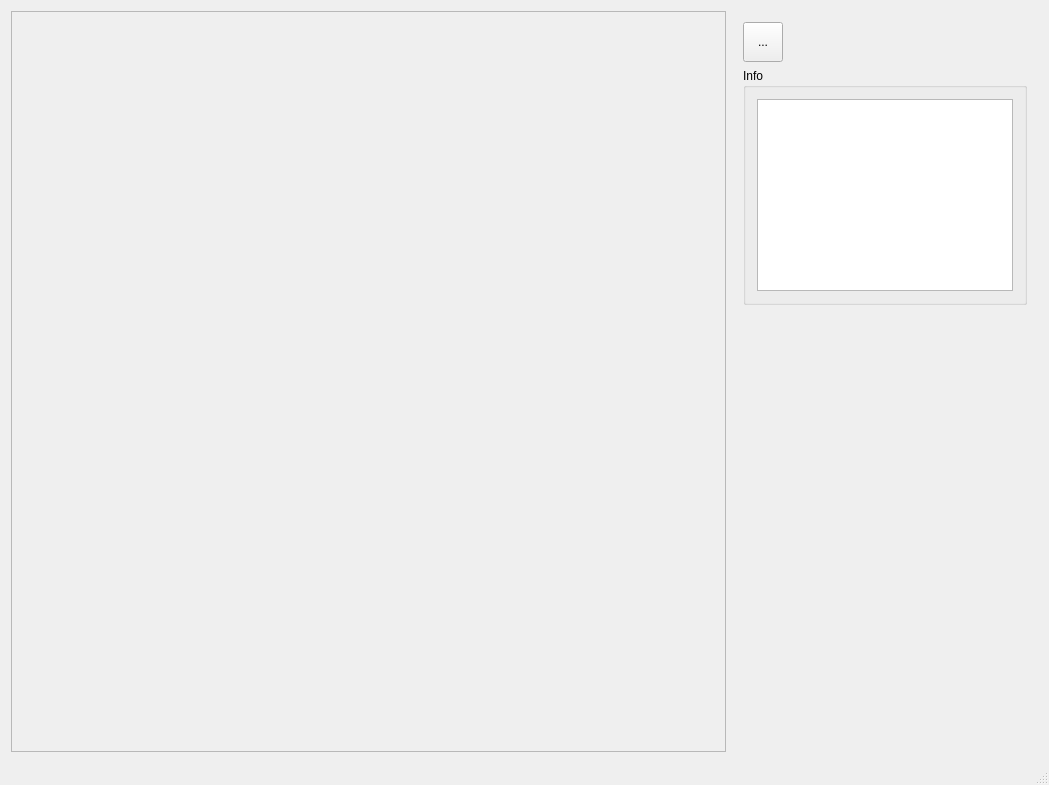
<?xml version="1.0" encoding="UTF-8"?>
<ui version="4.0">
 <class>MainWindow</class>
 <widget class="QMainWindow" name="MainWindow">
  <property name="geometry">
   <rect>
    <x>0</x>
    <y>0</y>
    <width>1049</width>
    <height>785</height>
   </rect>
  </property>
  <property name="windowTitle">
   <string>MainWindow</string>
  </property>
  <widget class="QWidget" name="centralWidget">
   <layout class="QHBoxLayout" name="horizontalLayout">
    <item>
     <widget class="QScrollArea" name="scrollArea">
      <property name="widgetResizable">
       <bool>true</bool>
      </property>
      <widget class="QWidget" name="scrollAreaWidgetContents_3">
       <property name="geometry">
        <rect>
         <x>0</x>
         <y>0</y>
         <width>725</width>
         <height>743</height>
        </rect>
       </property>
       <layout class="QGridLayout" name="gridLayout">
        <item row="0" column="0">
         <widget class="QLabel" name="image">
          <property name="text">
           <string/>
          </property>
         </widget>
        </item>
       </layout>
      </widget>
     </widget>
    </item>
    <item>
     <widget class="QWidget" name="widget_2" native="true">
      <property name="sizePolicy">
       <sizepolicy hsizetype="Fixed" vsizetype="Preferred">
        <horstretch>0</horstretch>
        <verstretch>0</verstretch>
       </sizepolicy>
      </property>
      <layout class="QVBoxLayout" name="verticalLayout">
       <item>
        <widget class="QToolButton" name="openImageButton">
         <property name="minimumSize">
          <size>
           <width>40</width>
           <height>40</height>
          </size>
         </property>
         <property name="text">
          <string>...</string>
         </property>
         <property name="icon">
          <iconset resource="assets.qrc">
           <normaloff>:/assets/upload.svg</normaloff>:/assets/upload.svg</iconset>
         </property>
         <property name="iconSize">
          <size>
           <width>32</width>
           <height>32</height>
          </size>
         </property>
        </widget>
       </item>
       <item>
        <widget class="QGroupBox" name="groupBox">
         <property name="sizePolicy">
          <sizepolicy hsizetype="Preferred" vsizetype="Fixed">
           <horstretch>0</horstretch>
           <verstretch>0</verstretch>
          </sizepolicy>
         </property>
         <property name="maximumSize">
          <size>
           <width>16777215</width>
           <height>16777215</height>
          </size>
         </property>
         <property name="title">
          <string>Info</string>
         </property>
         <layout class="QVBoxLayout" name="verticalLayout_2">
          <item>
           <widget class="QListWidget" name="infoWidget">
            <property name="sizePolicy">
             <sizepolicy hsizetype="Preferred" vsizetype="Expanding">
              <horstretch>0</horstretch>
              <verstretch>0</verstretch>
             </sizepolicy>
            </property>
           </widget>
          </item>
         </layout>
        </widget>
       </item>
       <item>
        <spacer name="verticalSpacer">
         <property name="orientation">
          <enum>Qt::Vertical</enum>
         </property>
         <property name="sizeHint" stdset="0">
          <size>
           <width>20</width>
           <height>40</height>
          </size>
         </property>
        </spacer>
       </item>
      </layout>
     </widget>
    </item>
   </layout>
  </widget>
  <widget class="QStatusBar" name="statusBar"/>
 </widget>
 <layoutdefault spacing="6" margin="11"/>
 <resources>
  <include location="assets.qrc"/>
 </resources>
 <connections/>
 <slots>
  <slot>openImage()</slot>
 </slots>
</ui>
